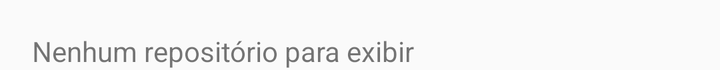
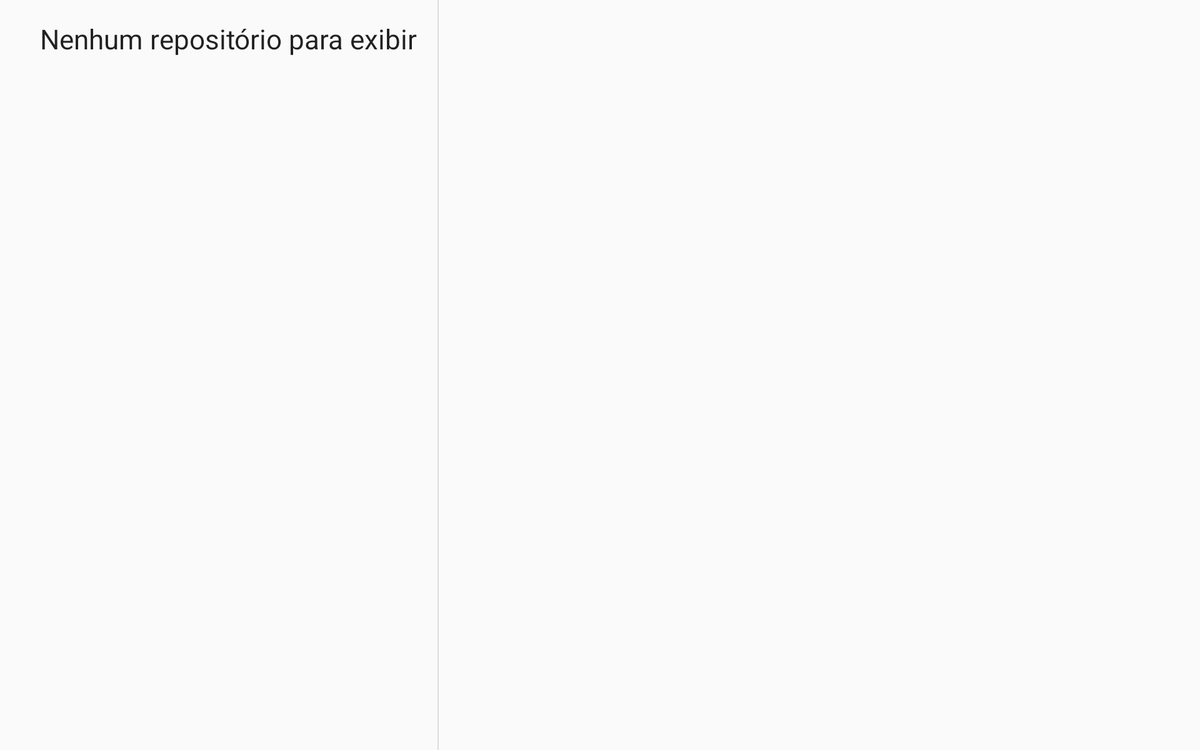

First picture: res/layout/ on a phone held upright. Second picture: the repository's own variant of that layout, on a device whose configuration matches the variant's folder. Source for both follows.
<!-- AndroidManifest.xml: activity theme AppTheme.NoActionBar -->
<!-- res/layout/repo_list.xml -->
<?xml version="1.0" encoding="utf-8"?>
<FrameLayout
    xmlns:app="http://schemas.android.com/apk/res-auto"
    xmlns:android="http://schemas.android.com/apk/res/android"
    android:layout_height="wrap_content"
    android:layout_width="wrap_content"

    app:layout_behavior="@string/appbar_scrolling_view_behavior"
   >

    <TextView
        android:id="@+id/empty_list_textview"
        android:text="@string/no_repositories"
        android:layout_gravity="fill"
        app:layout_anchor="@+id/repo_list"
        android:layout_marginTop="@dimen/default_material_screen_edge_margin"
        app:layout_anchorGravity="fill"
        android:paddingLeft="16dp"
        android:paddingRight="16dp"

        android:layout_width="match_parent"
        android:layout_height="match_parent" />

    <android.support.v7.widget.RecyclerView xmlns:android="http://schemas.android.com/apk/res/android"
        xmlns:app="http://schemas.android.com/apk/res-auto"
        xmlns:tools="http://schemas.android.com/tools"
        android:id="@+id/repo_list"
        android:name="com.example.rafaelanastacioalves.desafioandroid.RepoListFragment"
        android:layout_width="match_parent"
        android:layout_height="match_parent"

        app:layout_behavior="@string/appbar_scrolling_view_behavior"
        tools:context="com.example.rafaelanastacioalves.desafioandroid.repolisting.RepoListActivity"
        tools:listitem="@layout/repo_viewholder" />




</FrameLayout>
<!-- resources referenced by this layout -->
<resources>
  <dimen name="default_material_screen_edge_margin">16dp</dimen>
  <string name="no_repositories">Nenhum repositório para exibir</string>
  <style name="AppTheme.NoActionBar">
          <item name="windowActionBar">false</item>
          <item name="windowNoTitle">true</item>
          <item name="background">@color/colorWhite</item>
      </style>
  <color name="colorWhite">#FFFFFF</color>
</resources>
<!-- res/layout-w900dp/repo_list.xml (the repository's variant of the layout above) -->
<!-- drawn on a 7-inch tablet turned sideways -->
<LinearLayout xmlns:android="http://schemas.android.com/apk/res/android"
    xmlns:app="http://schemas.android.com/apk/res-auto"
    xmlns:tools="http://schemas.android.com/tools"
    android:layout_width="match_parent"
    android:layout_height="match_parent"
    android:layout_marginLeft="16dp"
    android:layout_marginRight="16dp"
    android:baselineAligned="false"
    android:divider="?android:attr/dividerHorizontal"
    android:orientation="horizontal"
    android:showDividers="middle"
    tools:context="com.example.rafaelanastacioalves.desafioandroid.repolisting.RepoListActivity">

    
    <FrameLayout
        android:layout_width="wrap_content"
        android:layout_height="wrap_content">
        <android.support.v7.widget.RecyclerView xmlns:android="http://schemas.android.com/apk/res/android"
            xmlns:tools="http://schemas.android.com/tools"
            android:id="@+id/repo_list"
            android:name="com.example.rafaelanastacioalves.desafioandroid.RepoListFragment"
            android:layout_width="@dimen/item_width"
            android:layout_height="match_parent"
            android:layout_marginLeft="16dp"
            android:layout_marginRight="16dp"
            app:layoutManager="LinearLayoutManager"
            tools:context="com.example.rafaelanastacioalves.desafioandroid.repolisting.RepoListActivity"
            tools:listitem="@layout/repo_viewholder" />

        <TextView
            android:id="@+id/empty_list_textview"
            android:text="@string/no_repositories"
            style="@style/AppTheme"
            android:textAppearance="@style/TextAppearance.AppCompat.Large"
            android:layout_margin="@dimen/default_material_screen_edge_margin"
            android:layout_width="match_parent"
            android:layout_height="match_parent" />

    </FrameLayout>


    <FrameLayout
        android:id="@+id/repo_detail_container"
        android:layout_width="0dp"
        android:layout_height="match_parent"
        android:layout_weight="3" />

</LinearLayout>
<!-- resources referenced by the variant -->
<!-- as a 7-inch tablet turned sideways resolves them -->
<resources>
  <dimen name="default_material_screen_edge_margin">16dp</dimen>
  <dimen name="item_width">200dp</dimen>
  <string name="no_repositories">Nenhum repositório para exibir</string>
  <style name="AppTheme" parent="Theme.AppCompat.Light.DarkActionBar">
          
          <item name="colorPrimary">@color/colorPrimary</item>
          <item name="colorPrimaryDark">@color/colorPrimaryDark</item>
          <item name="colorAccent">@color/colorAccent</item>
      </style>
  <style name="AppTheme.NoActionBar">
          <item name="windowActionBar">false</item>
          <item name="windowNoTitle">true</item>
          <item name="background">@color/colorWhite</item>
      </style>
  <color name="colorPrimary">#343438</color>
  <color name="colorPrimaryDark">#1e1e20</color>
  <color name="colorAccent">#e99305</color>
  <color name="colorWhite">#FFFFFF</color>
</resources>
